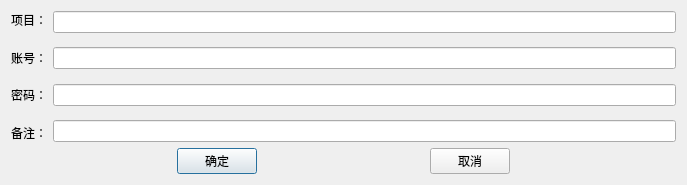
<?xml version="1.0" encoding="UTF-8"?>
<ui version="4.0">
 <class>Dialog_add_data</class>
 <widget class="QDialog" name="Dialog_add_data">
  <property name="geometry">
   <rect>
    <x>0</x>
    <y>0</y>
    <width>687</width>
    <height>185</height>
   </rect>
  </property>
  <property name="windowTitle">
   <string>Dialog</string>
  </property>
  <layout class="QGridLayout" name="gridLayout">
   <item row="0" column="0">
    <spacer name="verticalSpacer_7">
     <property name="orientation">
      <enum>Qt::Vertical</enum>
     </property>
     <property name="sizeHint" stdset="0">
      <size>
       <width>20</width>
       <height>40</height>
      </size>
     </property>
    </spacer>
   </item>
   <item row="1" column="0">
    <layout class="QVBoxLayout" name="verticalLayout_3">
     <item>
      <layout class="QHBoxLayout" name="horizontalLayout_2">
       <item>
        <layout class="QVBoxLayout" name="verticalLayout_2">
         <property name="spacing">
          <number>0</number>
         </property>
         <item>
          <widget class="QLabel" name="label">
           <property name="text">
            <string>项目：</string>
           </property>
          </widget>
         </item>
         <item>
          <spacer name="verticalSpacer">
           <property name="orientation">
            <enum>Qt::Vertical</enum>
           </property>
           <property name="sizeHint" stdset="0">
            <size>
             <width>20</width>
             <height>40</height>
            </size>
           </property>
          </spacer>
         </item>
         <item>
          <widget class="QLabel" name="label_2">
           <property name="text">
            <string>账号：</string>
           </property>
          </widget>
         </item>
         <item>
          <spacer name="verticalSpacer_2">
           <property name="orientation">
            <enum>Qt::Vertical</enum>
           </property>
           <property name="sizeHint" stdset="0">
            <size>
             <width>20</width>
             <height>40</height>
            </size>
           </property>
          </spacer>
         </item>
         <item>
          <widget class="QLabel" name="label_3">
           <property name="text">
            <string>密码：</string>
           </property>
          </widget>
         </item>
         <item>
          <spacer name="verticalSpacer_3">
           <property name="orientation">
            <enum>Qt::Vertical</enum>
           </property>
           <property name="sizeHint" stdset="0">
            <size>
             <width>20</width>
             <height>40</height>
            </size>
           </property>
          </spacer>
         </item>
         <item>
          <widget class="QLabel" name="label_4">
           <property name="text">
            <string>备注：</string>
           </property>
          </widget>
         </item>
        </layout>
       </item>
       <item>
        <layout class="QVBoxLayout" name="verticalLayout">
         <property name="spacing">
          <number>0</number>
         </property>
         <property name="topMargin">
          <number>0</number>
         </property>
         <item>
          <widget class="QLineEdit" name="lineEdit_item"/>
         </item>
         <item>
          <spacer name="verticalSpacer_4">
           <property name="orientation">
            <enum>Qt::Vertical</enum>
           </property>
           <property name="sizeHint" stdset="0">
            <size>
             <width>20</width>
             <height>40</height>
            </size>
           </property>
          </spacer>
         </item>
         <item>
          <widget class="QLineEdit" name="lineEdit_account"/>
         </item>
         <item>
          <spacer name="verticalSpacer_5">
           <property name="orientation">
            <enum>Qt::Vertical</enum>
           </property>
           <property name="sizeHint" stdset="0">
            <size>
             <width>20</width>
             <height>40</height>
            </size>
           </property>
          </spacer>
         </item>
         <item>
          <widget class="QLineEdit" name="lineEdit_password"/>
         </item>
         <item>
          <spacer name="verticalSpacer_6">
           <property name="orientation">
            <enum>Qt::Vertical</enum>
           </property>
           <property name="sizeHint" stdset="0">
            <size>
             <width>20</width>
             <height>40</height>
            </size>
           </property>
          </spacer>
         </item>
         <item>
          <widget class="QLineEdit" name="lineEdit_note"/>
         </item>
        </layout>
       </item>
      </layout>
     </item>
     <item>
      <layout class="QHBoxLayout" name="horizontalLayout">
       <item>
        <spacer name="horizontalSpacer_2">
         <property name="orientation">
          <enum>Qt::Horizontal</enum>
         </property>
         <property name="sizeHint" stdset="0">
          <size>
           <width>40</width>
           <height>20</height>
          </size>
         </property>
        </spacer>
       </item>
       <item>
        <widget class="QPushButton" name="btn_add_ok">
         <property name="text">
          <string>确定</string>
         </property>
        </widget>
       </item>
       <item>
        <spacer name="horizontalSpacer">
         <property name="orientation">
          <enum>Qt::Horizontal</enum>
         </property>
         <property name="sizeHint" stdset="0">
          <size>
           <width>40</width>
           <height>20</height>
          </size>
         </property>
        </spacer>
       </item>
       <item>
        <widget class="QPushButton" name="btn_add_cancel">
         <property name="text">
          <string>取消</string>
         </property>
        </widget>
       </item>
       <item>
        <spacer name="horizontalSpacer_3">
         <property name="orientation">
          <enum>Qt::Horizontal</enum>
         </property>
         <property name="sizeHint" stdset="0">
          <size>
           <width>40</width>
           <height>20</height>
          </size>
         </property>
        </spacer>
       </item>
      </layout>
     </item>
    </layout>
   </item>
   <item row="2" column="0">
    <spacer name="verticalSpacer_8">
     <property name="orientation">
      <enum>Qt::Vertical</enum>
     </property>
     <property name="sizeHint" stdset="0">
      <size>
       <width>20</width>
       <height>40</height>
      </size>
     </property>
    </spacer>
   </item>
  </layout>
 </widget>
 <tabstops>
  <tabstop>lineEdit_item</tabstop>
  <tabstop>lineEdit_account</tabstop>
  <tabstop>lineEdit_password</tabstop>
  <tabstop>lineEdit_note</tabstop>
  <tabstop>btn_add_ok</tabstop>
  <tabstop>btn_add_cancel</tabstop>
 </tabstops>
 <resources/>
 <connections/>
</ui>
